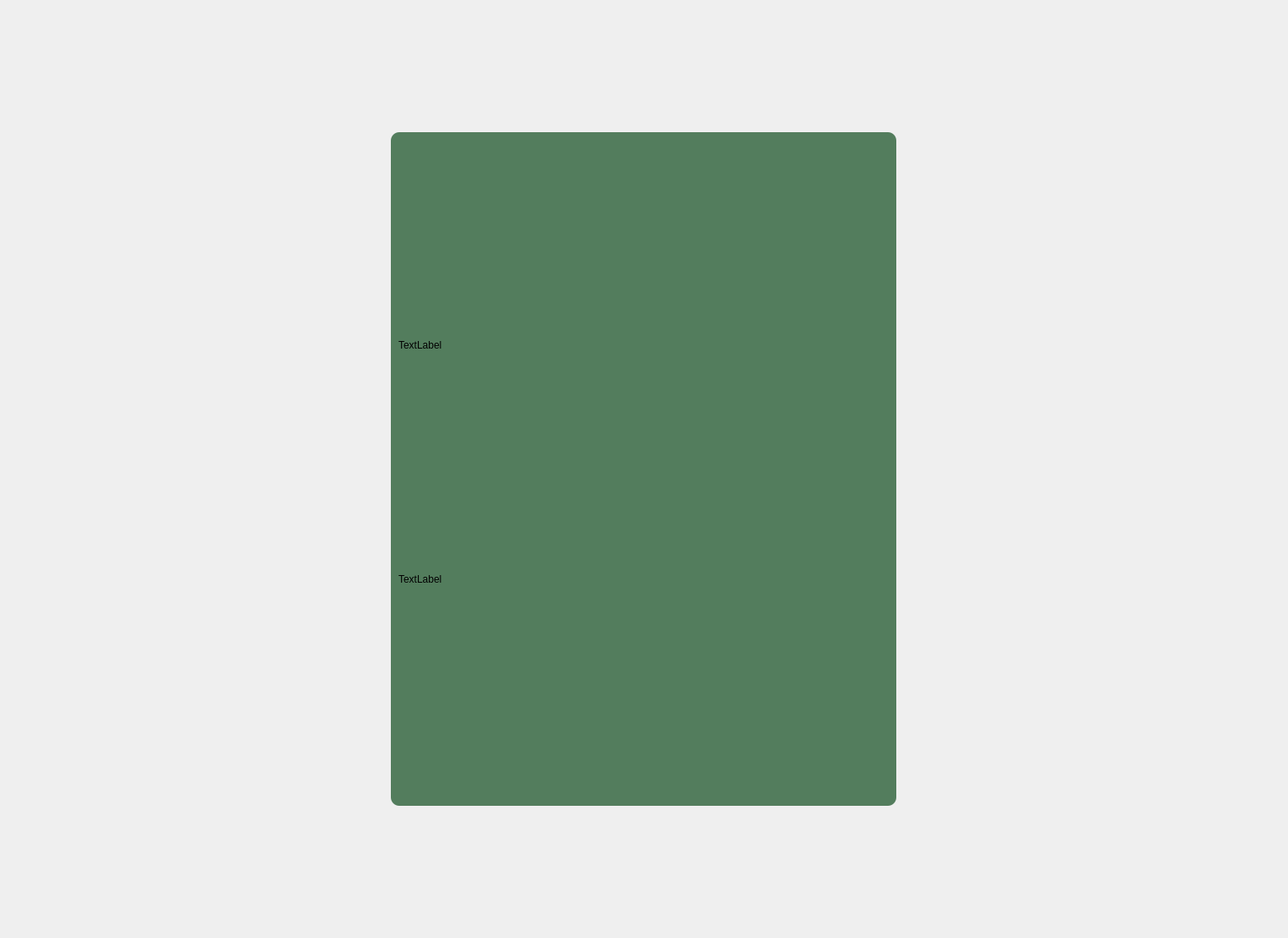
<?xml version="1.0" encoding="UTF-8"?>
<ui version="4.0">
 <class>login</class>
 <widget class="QWidget" name="login">
  <property name="geometry">
   <rect>
    <x>0</x>
    <y>0</y>
    <width>1529</width>
    <height>1114</height>
   </rect>
  </property>
  <property name="windowTitle">
   <string>Login</string>
  </property>
  <property name="windowIcon">
   <iconset resource="Resources.qrc">
    <normaloff>:/Images/images/fav_icon.ico</normaloff>:/Images/images/fav_icon.ico</iconset>
  </property>
  <layout class="QGridLayout" name="gridLayout_2">
   <item row="0" column="0">
    <layout class="QGridLayout" name="gridLayout">
     <property name="leftMargin">
      <number>100</number>
     </property>
     <property name="topMargin">
      <number>100</number>
     </property>
     <property name="rightMargin">
      <number>100</number>
     </property>
     <property name="bottomMargin">
      <number>100</number>
     </property>
     <item row="0" column="0">
      <widget class="QWidget" name="widget" native="true">
       <property name="minimumSize">
        <size>
         <width>500</width>
         <height>600</height>
        </size>
       </property>
       <property name="maximumSize">
        <size>
         <width>600</width>
         <height>800</height>
        </size>
       </property>
       <property name="styleSheet">
        <string notr="true">background-color: #537D5D;
border-radius: 10px</string>
       </property>
       <layout class="QGridLayout" name="gridLayout_3">
        <item row="0" column="0">
         <layout class="QVBoxLayout" name="verticalLayout">
          <property name="spacing">
           <number>10</number>
          </property>
          <property name="bottomMargin">
           <number>100</number>
          </property>
          <item>
           <layout class="QHBoxLayout" name="horizontalLayout" stretch="0">
            <property name="spacing">
             <number>0</number>
            </property>
            <item>
             <widget class="QLabel" name="label">
              <property name="minimumSize">
               <size>
                <width>50</width>
                <height>50</height>
               </size>
              </property>
              <property name="maximumSize">
               <size>
                <width>100</width>
                <height>100</height>
               </size>
              </property>
              <property name="text">
               <string notr="true"/>
              </property>
              <property name="pixmap">
               <pixmap resource="Resources.qrc">:/Images/images/icon.png</pixmap>
              </property>
              <property name="scaledContents">
               <bool>true</bool>
              </property>
              <property name="alignment">
               <set>Qt::AlignmentFlag::AlignCenter</set>
              </property>
              <property name="wordWrap">
               <bool>false</bool>
              </property>
             </widget>
            </item>
           </layout>
          </item>
          <item>
           <widget class="QLabel" name="label_2">
            <property name="text">
             <string>TextLabel</string>
            </property>
           </widget>
          </item>
          <item>
           <widget class="QLabel" name="label_3">
            <property name="text">
             <string>TextLabel</string>
            </property>
           </widget>
          </item>
          <item>
           <widget class="QLineEdit" name="lineEdit"/>
          </item>
         </layout>
        </item>
       </layout>
      </widget>
     </item>
    </layout>
   </item>
  </layout>
 </widget>
 <resources>
  <include location="Resources.qrc"/>
 </resources>
 <connections/>
</ui>
